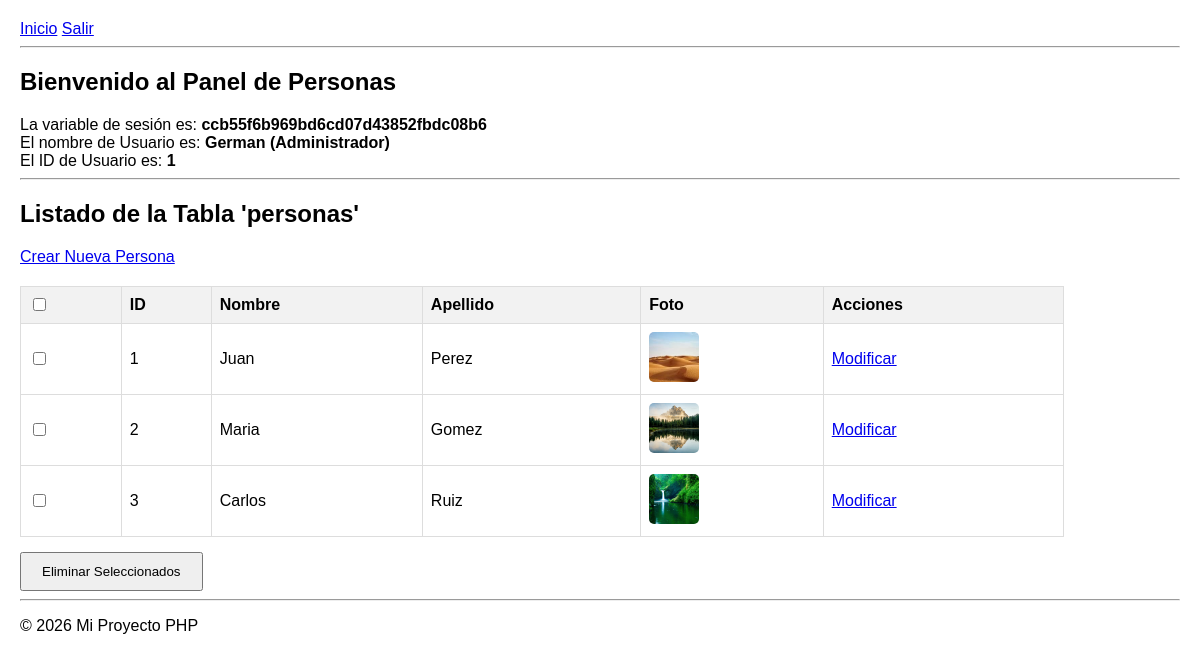
/PHP2025/index.php (signed in), run on the app's committed database.
### tables this page shows
CREATE TABLE `personas` (
  `id` int(11) NOT NULL,
  `nombre` varchar(50) NOT NULL,
  `apellido` varchar(50) NOT NULL,
  `foto` varchar(255) NOT NULL
);

### PHP2025/index.php (the view, shortened to what this page needs)
<?php
include 'conexion.php';
?>
<!DOCTYPE html>
<html lang="es">
<head>
</head>
<body>
    <header>
        <nav>
            <a href="index.php">Inicio</a>
            <a href="logout.php" >Salir</a>
        </nav>
        <hr>
    </header>
    <section>
        <h1>Bienvenido al Panel de Personas</h1>
        <?php
            echo "La variable de sesión es: <strong>" . session_id() . "</strong>";
            echo '<br>';
            echo "El nombre de Usuario es: <strong>" . $_SESSION['Nombre'] . "</strong>";
            echo '<br>';
            echo "El ID de Usuario es: <strong>" . $_SESSION['IDUsuario'] . "</strong>";
            echo '<hr>';
        ?>
        <h2>Listado de la Tabla 'personas'</h2>
        <?php
            $sql_select = "SELECT id, nombre, apellido, foto FROM personas";
            $resultado = mysqli_query($conexion, $sql_select);
            if (mysqli_num_rows($resultado) > 0) {
        ?>
            <a href="formulario.php" style="display: block; margin-bottom: 10px;">Crear Nueva Persona</a>
            <form action="eliminar.php" method="post" onsubmit="return confirm('¿Está seguro de que desea eliminar las personas seleccionadas?');">
            <table>
                <thead>
                    <tr>
                        <th><input type="checkbox" id="seleccionar_todo"></th>
                        <th>ID</th>
                        <th>Nombre</th>
                        <th>Apellido</th>
                        <th>Foto</th>
                        <th>Acciones</th> </tr>
                </thead>
                <tbody>
                    <?php
                        while($fila = mysqli_fetch_assoc($resultado)){
                            echo '<tr>';
                            echo '<td><input type="checkbox" name="ids_a_eliminar[]" value="' . htmlspecialchars($fila['id']) . '"></td>';
                            echo '<td>' . htmlspecialchars($fila['id']) . '</td>';
                            echo '<td>' . htmlspecialchars($fila['nombre']) . '</td>';
                            echo '<td>' . htmlspecialchars($fila['apellido']) . '</td>';
                            echo '<td><img src="/PHP2025/' . htmlspecialchars($fila['foto']) . '" alt="Foto de Persona" class="foto-mini"></td>';
                            echo '<td><a href="modificar.php?id=' . htmlspecialchars($fila['id']) . '">Modificar</a></td>';
                            echo '</tr>';
                        }
                    ?>
                </tbody>
            </table>
            <button type="submit" name="Eliminar" class="btn btn-danger" style="margin-top: 15px; padding: 10px 20px;">Eliminar Seleccionados</button>
            </form>
            <?php
            } else {
                echo "<p>No hay registros en la tabla 'personas' para mostrar.</p>";
            }
        ?>
    </section>
    <footer>
        <hr>
        <p>&copy; <?php echo date('Y'); ?> Mi Proyecto PHP</p>
    </footer>
</body>
</html>

### PHP2025/index.php (style rules this page uses)
body { font-family: Arial, sans-serif; margin: 20px; }
table { width: 90%; border-collapse: collapse; margin-top: 20px; }
th, td { border: 1px solid #ddd; padding: 8px; text-align: left; }
th { background-color: #f2f2f2; }
.foto-mini { width: 50px; height: 50px; object-fit: cover; border-radius: 5px; }

### data on the page
personas: id "1", nombre "Juan", apellido "Perez", foto (picture)
personas: id "2", nombre "Maria", apellido "Gomez", foto (picture)
personas: id "3", nombre "Carlos", apellido "Ruiz", foto (picture)

### other printed values
session_id() "ccb55f6b969bd6cd07d43852fbdc08b6"
$_SESSION['Nombre'] "German (Administrador)"
$_SESSION['IDUsuario'] "1"
